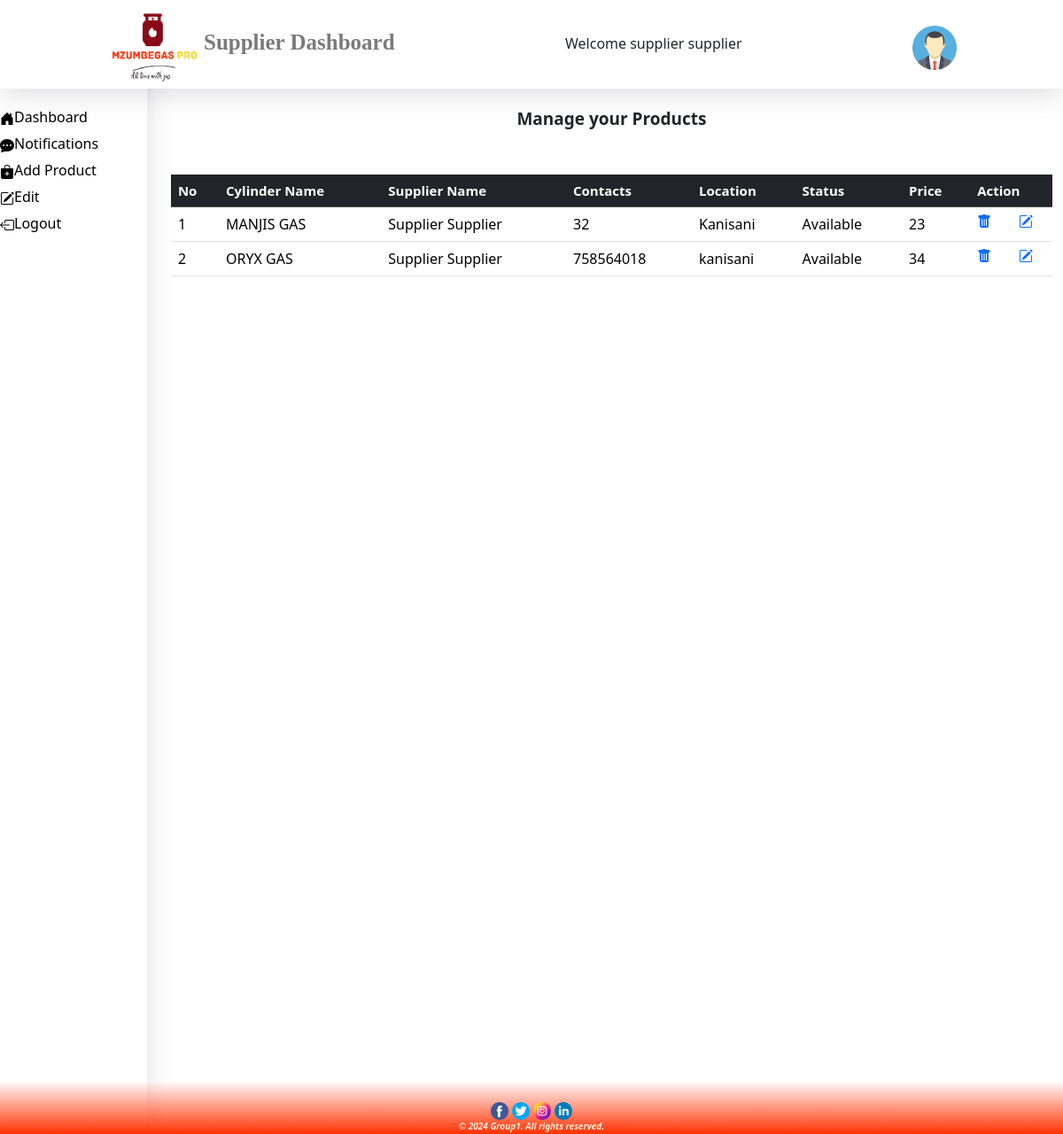
The page /supplier_dashboard.php (signed in) on the database its author committed.
### tables this page shows
CREATE TABLE `product` (
  `id` int(11) NOT NULL,
  `cylinder` varchar(200) NOT NULL,
  `name` varchar(200) NOT NULL,
  `contact` int(25) NOT NULL,
  `location` varchar(100) NOT NULL,
  `status` varchar(100) NOT NULL,
  `price` int(5) NOT NULL,
  `supplier_id` int(11) DEFAULT NULL
);

### supplier_dashboard.php (the view, shortened to what this page needs)
<?php include('./layout/supplier/header.php');
$id = $_SESSION['id'];
?>
<div style="display: flex;gap: 15px;position: scroll;">
<?php include('./layout/supplier/sidebar.php') ?>
    <div style="height: 100vh; width: 86%;padding-top: 100px;position:scroll;">
        <div class="table-responsive" style="margin-top: 20px;">
            <p style="text-align:center;font-size: 19px;font-weight: 900;">Manage your Products</p>
            <div class="container mt-5">
        <table class="table table-hover" id="example" width="100%">
        <thead class="table-dark" style="font-weight: 600;font-size: 15px;" width="100%">
            <tr>
                <th>No</th>
                <th>Cylinder Name</th>
                <th>Supplier Name</th>
                <th>Contacts</th>
                <th>Location</th>
                <th>Status</th>
                <th>Price</th>
                <th colspan="2">Action</th>
            </tr>
        </thead>
        <tbody>
        <?php
                $sql = "SELECT * FROM product WHERE supplier_id='$id'";
                $result = mysqli_query($conn, $sql);
        if (mysqli_num_rows($result) > 0) {
                $counter = 1;
            while ($row = mysqli_fetch_assoc($result)) {
        ?>
            <tr>
                <td><?php echo $counter;?></td>
                <td><?php echo $row['cylinder']; ?></td>
                <td><?php echo $row['name']; ?></td>
                <td><?php echo $row['contact']; ?></td>
                <td><?php echo $row['location']; ?></td>
                <td><?php echo $row['status']; ?></td>
                <td><?php echo $row['price']; ?></td>
                <td><a href="deleteproduct.php?id=<?php echo $row['id']; ?>"></a></td>
                <td><a href="productupdate.php?id=<?php echo $row['id']; ?>"></a></td>
            </tr>
        <?php
              $counter++;
            }
        } else {
        ?>
            <tr>
                <td colspan="8" style="text-align: center;">No products found.</td>
            </tr>
        <?php
        }
        ?>
        </tbody>
        </table>
    </div>
        </div>
    </div>
</div>
<?php include('./layout/supplier/footer.php'); ?>

### rows shown on the page
product: cylinder "MANJIS GAS", name "Supplier Supplier", contact "32", location "Kanisani", status "Available", price "23"
product: cylinder "ORYX GAS", name "Supplier Supplier", contact "758564018", location "kanisani", status "Available", price "34"

### other values the page prints
$_SESSION['firstname'] "supplier"
$_SESSION['lastname'] "supplier"
